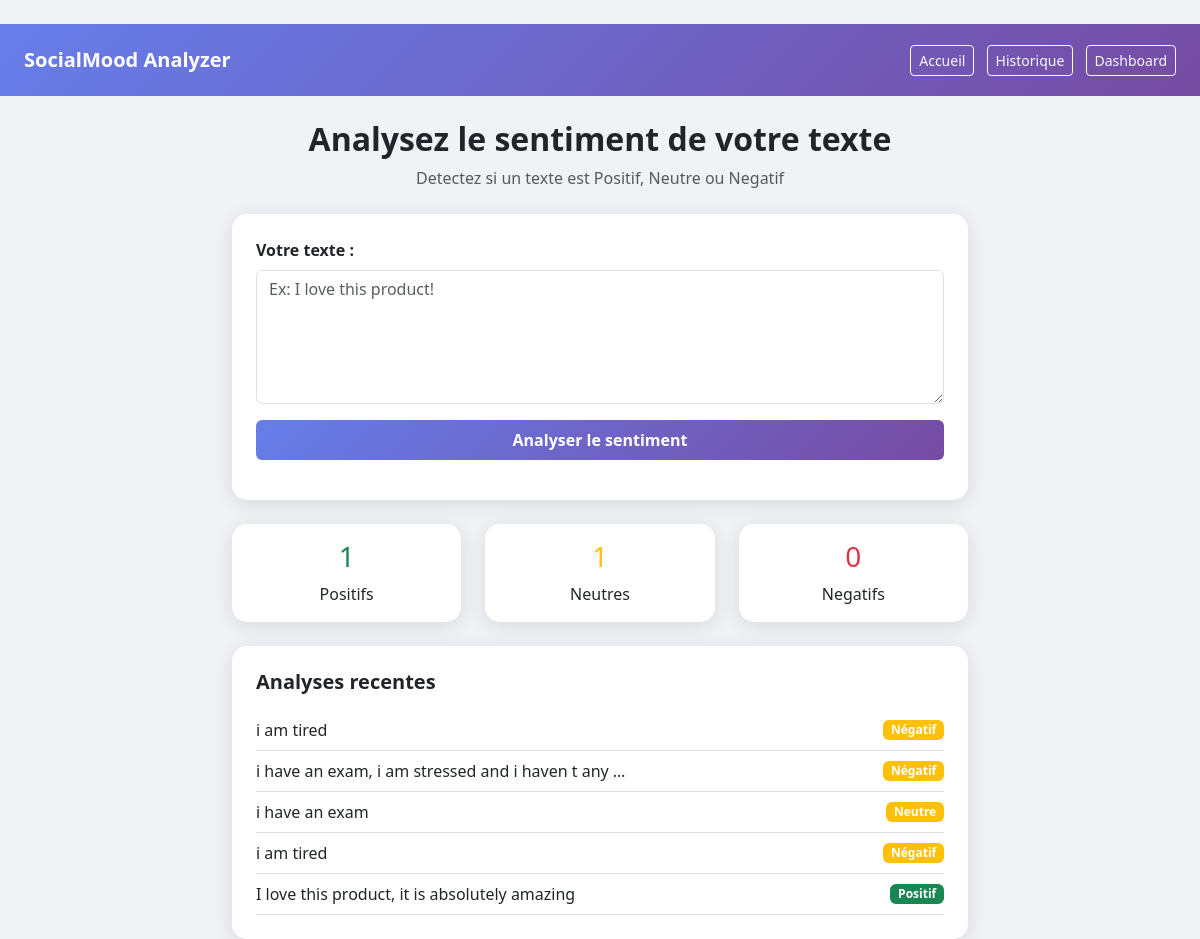
The page / on the database its author committed.
### analyzer/models.py (models this page shows, shortened)
class Analyse(models.Model):
    SENTIMENT_CHOICES = [
        ('Positif', 'Positif'),
        ('Neutre',  'Neutre'),
        ('Negatif', 'Negatif'),
    ]
    texte     = models.TextField()
    sentiment = models.CharField(max_length=20, choices=SENTIMENT_CHOICES)
    score     = models.FloatField()
    date      = models.DateTimeField(auto_now_add=True)
    class Meta:
        ordering = ['-date']

### analyzer/views.py (the view)
# urls.py: path('',            views.home,       name='home'),
def home(request):
    historique = Analyse.objects.all()[:10]
    total    = Analyse.objects.count()
    positifs = Analyse.objects.filter(sentiment='Positif').count()
    negatifs = Analyse.objects.filter(sentiment='Negatif').count()
    neutres  = Analyse.objects.filter(sentiment='Neutre').count()
    return render(request, 'index.html', {
        'historique' : historique,
        'stats' : {
            'total'    : total,
            'positifs' : positifs,
            'negatifs' : negatifs,
            'neutres'  : neutres,
        }
    })

### templates/index.html (shortened to what this page needs)
﻿{% extends 'base.html' %}
{% block content %}
<div class="row justify-content-center">
  <div class="col-md-8">
    <div class="text-center mb-4">
      <h2 class="fw-bold">Analysez le sentiment de votre texte</h2>
      <p class="text-muted">Detectez si un texte est Positif, Neutre ou Negatif</p>
    </div>
    <div class="card p-4 mb-4">
      <form method="POST" action="/analyze/">
        <div class="mb-3">
          <label class="form-label fw-bold">Votre texte :</label>
          <textarea name="text" class="form-control" rows="5"
            placeholder="Ex: I love this product!"></textarea>
        </div>
        <button type="submit" class="btn btn-primary w-100 py-2 fw-bold">
          Analyser le sentiment
        </button>
      </form>
    </div>
    {% if stats.total > 0 %}
    <div class="row text-center mb-4">
      <div class="col-4">
        <div class="card p-3">
          <h3 class="text-success">{{ stats.positifs }}</h3>
          <p class="mb-0">Positifs</p>
        </div>
      </div>
      <div class="col-4">
        <div class="card p-3">
          <h3 class="text-warning">{{ stats.neutres }}</h3>
          <p class="mb-0">Neutres</p>
        </div>
      </div>
      <div class="col-4">
        <div class="card p-3">
          <h3 class="text-danger">{{ stats.negatifs }}</h3>
          <p class="mb-0">Negatifs</p>
        </div>
      </div>
    </div>
    {% endif %}
    {% if historique %}
    <div class="card p-4">
      <h5 class="fw-bold mb-3">Analyses recentes</h5>
      {% for item in historique %}
      <div class="d-flex justify-content-between align-items-center border-bottom py-2">
        <span>{{ item.texte|truncatechars:50 }}</span>
        <span class="badge bg-{% if item.sentiment == 'Positif' %}success{% elif item.sentiment == 'Negatif' %}danger{% else %}warning{% endif %}">
          {{ item.sentiment }}
        </span>
      </div>
      {% endfor %}
    </div>
    {% endif %}
  </div>
</div>
{% endblock %}

### templates/base.html (style rules this page uses)
body { background: #f0f2f5; }
.card { border: none; border-radius: 15px; box-shadow: 0 4px 20px rgba(0,0,0,0.1); }
.btn-primary { background: linear-gradient(135deg, #667eea, #764ba2); border: none; }

### rows shown on the page
Analyse: texte "i am tired", sentiment "Négatif"
Analyse: texte "i have an exam, i am stressed and i haven t any …", sentiment "Négatif"
Analyse: texte "i have an exam", sentiment "Neutre"
Analyse: texte "i am tired", sentiment "Négatif"
Analyse: texte "I love this product, it is absolutely amazing", sentiment "Positif"

### other values the page prints
{{ stats.positifs }} "1"
{{ stats.neutres }} "1"
{{ stats.negatifs }} "0"
